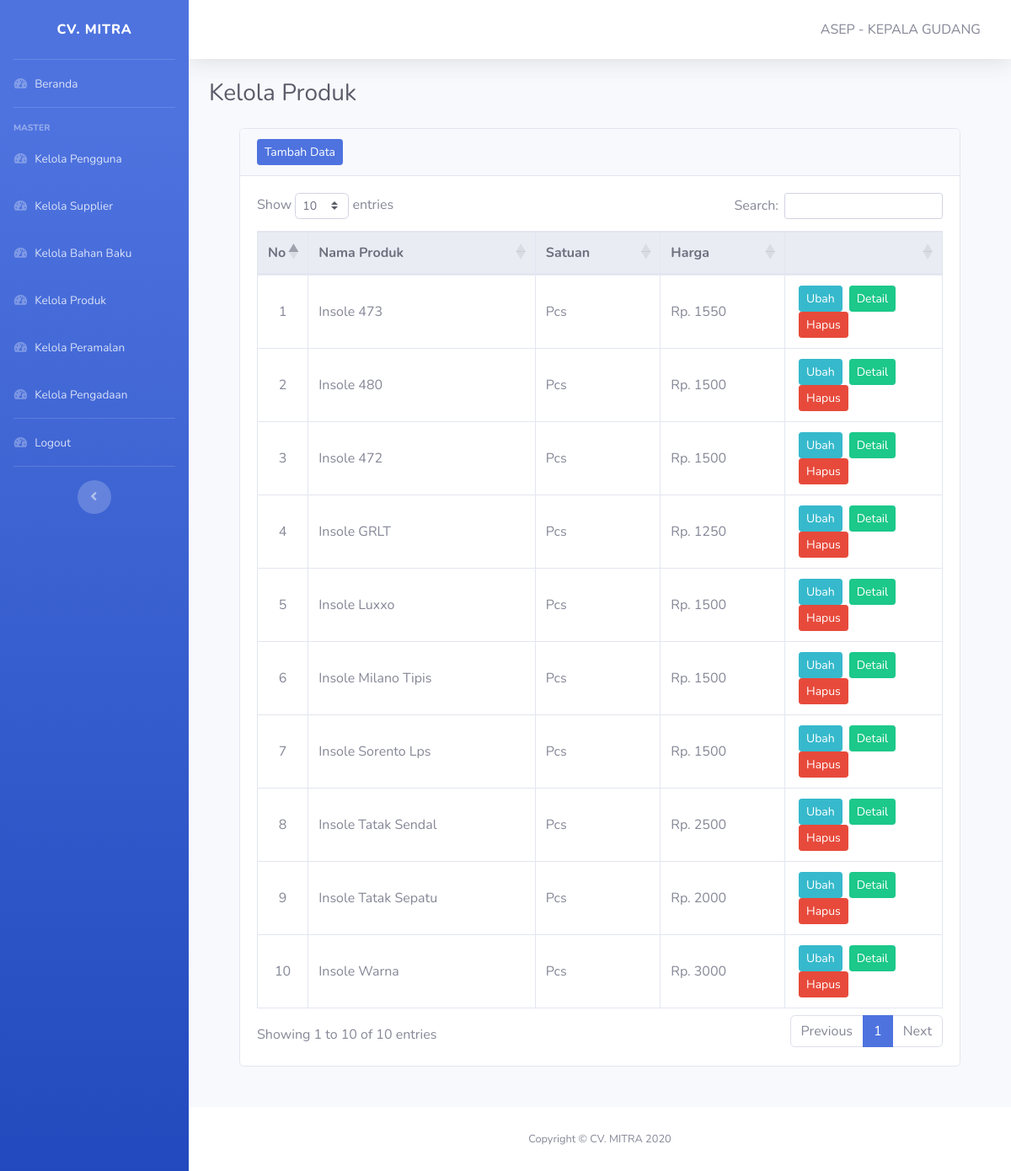
Page /pages/admin/kelola-produk.php (signed in) on the committed database.
### tables this page shows
CREATE TABLE IF NOT EXISTS `produk` (
  `id_produk` varchar(10) NOT NULL,
  `nama_produk` varchar(20) NOT NULL,
  `satuan_produk` varchar(10) NOT NULL,
  `harga` int(11) NOT NULL,
  PRIMARY KEY (`id_produk`)
);

### pages/admin/kelola-produk.php (the view, shortened to what this page needs)
<!DOCTYPE html>
<html lang="en">
<head>
    <?php include '../../layout/header.php' ?>
</head>
<body id="page-top">
    <div id="wrapper">
        <?php include '../../layout/sidebar-admin.php' ?>
        <div id="content-wrapper" class="d-flex flex-column">
            <div id="content">
                <?php include '../../layout/topbar.php' ?>
                <div class="container-fluid">
                    <div class="d-sm-flex align-items-center justify-content-between mb-4">
                        <h1 class="h3 mb-0 text-gray-800">Kelola Produk</h1>
                    </div>
                    <div class="container row-12">
                        <div class="col">
                            <div class="card mb-5">
                                <div class="card-header">
                                    <div class="nav-item">
                                        <a href="tambah-produk.php" class="btn btn-sm btn-primary">Tambah Data</a>
                                    </div>
                                </div>
                                <div class="card-body">
                                    <table class="table table-responsive-lg table-hover table-bordered" id="Table">
                                        <thead class="thead-light text-center">
                                            <tr>
                                                <th width=6%>No</th>
                                                <th>Nama Produk</th>
                                                <th>Satuan</th>
                                                <th>Harga</th>
                                                <th width=23%></th>
                                            </tr>
                                        </thead>
                                        <tbody>
                                            <?php
                                            include "../../koneksi.php";
                                            $no = 1;
                                            $data = mysqli_query($koneksi, "SELECT * FROM produk");
                                            if (mysqli_num_rows($data) == 0) {
                                                ?>
                                                <tr>
                                                    <td colspan="7" class="text-center font-weight-bold">Data Kosong</td>
                                                </tr>
                                                <?php
                                                } else {
                                                    while ($item = mysqli_fetch_array($data)) {
                                                        ?>
                                                    <tr>
                                                        <td class="text-center align-middle"><?php echo $no++; ?></td>
                                                        <td class="align-middle"><?php echo $item['nama_produk']; ?></td>
                                                        <td class="align-middle"><?php echo $item['satuan_produk']; ?></td>
                                                        <td class="align-middle">Rp. <?php echo $item['harga']; ?></td>
                                                        <td class="text-center">
                                                            <a href="ubah-produk.php?id=<?php echo $item['id_produk'] ?>" class="btn btn-info btn-sm mx-1 float-left">Ubah</a>
                                                            <a href="detail-produk.php?id=<?php echo $item['id_produk'] ?>" class="btn btn-success btn-sm mx-1 float-left">Detail</a>
                                                            <form action="hapus-produk.php?id=<?php echo $item['id_produk'] ?>" method="post">
                                                                <button type="submit" class="btn btn-danger btn-sm mx-1 float-left">Hapus</button>
                                                            </form>
                                                        </td>
                                                    </tr>
                                            <?php
                                                }
                                            }
                                            ?>
                                        </tbody>
                                    </table>
                                </div>
                            </div>
                        </div>
                    </div>
                </div>
            </div>
            <?php include '../../layout/footer.php' ?>
        </div>
    </div>
</body>
</html>

### rows in the picture
produk: nama_produk "Insole 473", satuan_produk "Pcs", harga "1550"
produk: nama_produk "Insole 480", satuan_produk "Pcs", harga "1500"
produk: nama_produk "Insole 472", satuan_produk "Pcs", harga "1500"
produk: nama_produk "Insole GRLT", satuan_produk "Pcs", harga "1250"
produk: nama_produk "Insole Luxxo", satuan_produk "Pcs", harga "1500"
produk: nama_produk "Insole Milano Tipis", satuan_produk "Pcs", harga "1500"
produk: nama_produk "Insole Sorento Lps", satuan_produk "Pcs", harga "1500"
produk: nama_produk "Insole Tatak Sendal", satuan_produk "Pcs", harga "2500"
produk: nama_produk "Insole Tatak Sepatu", satuan_produk "Pcs", harga "2000"
produk: nama_produk "Insole Warna", satuan_produk "Pcs", harga "3000"

### other values in the picture
$_SESSION['nama'] "ASEP"
$_SESSION['jabatan'] "KEPALA GUDANG"
